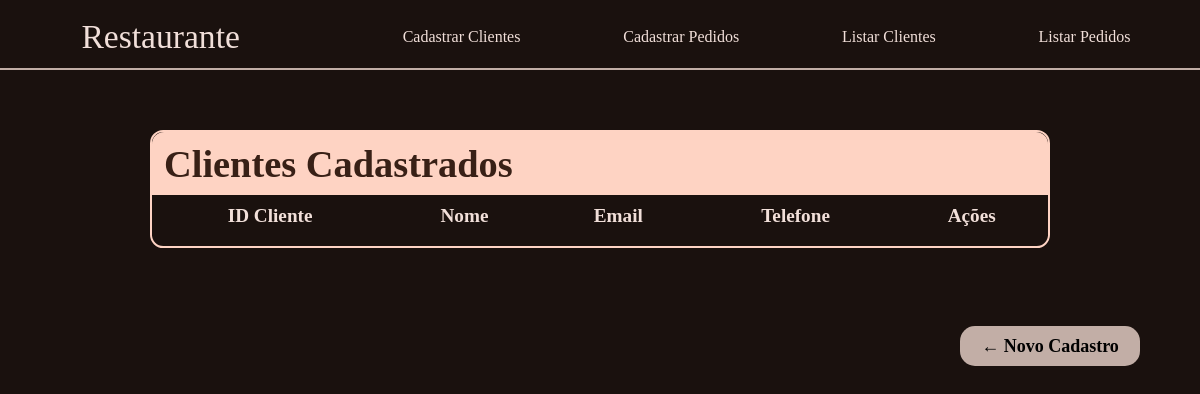
The app's page /listar-clientes, older data.
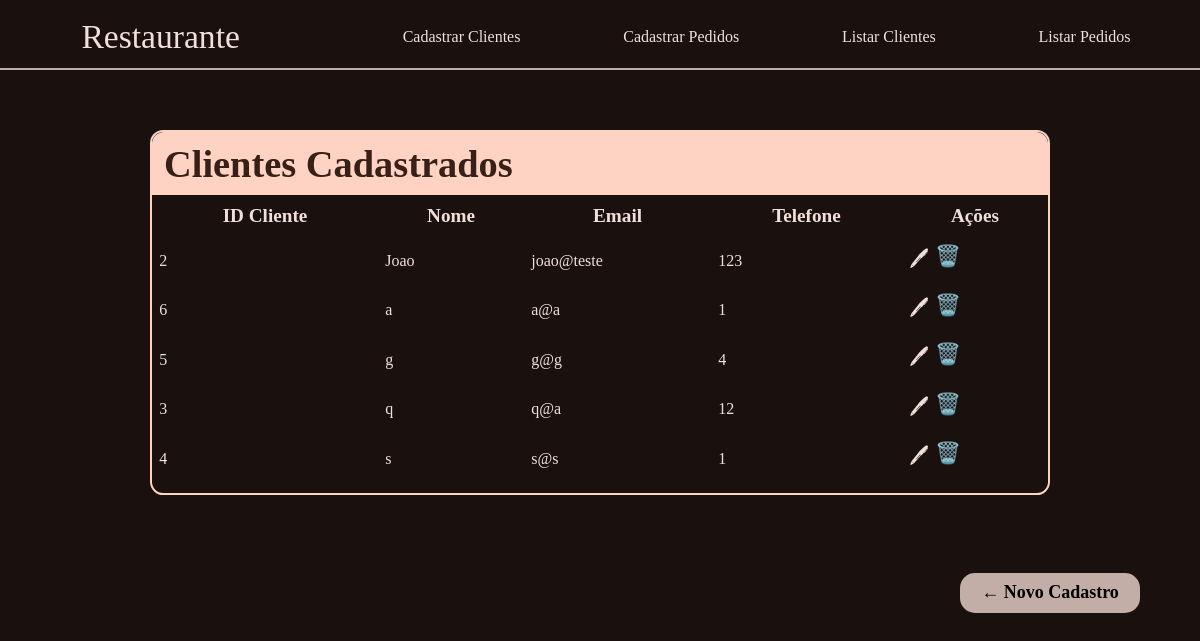
The same page, newer data.
### tables this page shows
CREATE TABLE clientes (
        id_cliente INTEGER PRIMARY KEY AUTOINCREMENT,
        nome TEXT NOT NULL,
        email TEXT UNIQUE NOT NULL,
        telefone TEXT NOT NULL
    );

### app.py (the view)
@app.route('/listar-clientes')
def listar_clientes():
    conn = get_db_connection()
    cursor = conn.cursor()
    query = '''
        SELECT c.id_cliente, c.nome, c.email, c.telefone
        FROM clientes c
        ORDER BY c.nome
    '''
    cursor.execute(query)
    clientes = cursor.fetchall()
    conn.close()
    return render_template('listar_clientes.html', clientes=clientes)

### app.py (called while the page is built)
def get_db_connection():
    conn = sqlite3.connect('restaurante.db')
    conn.execute('PRAGMA foreign_keys = ON') #pro delete on cascade funcionar
    return conn

### templates/listar_clientes.html (shortened to what this page needs)
<!DOCTYPE html>
<html lang="pt-BR">
<head>
    <link rel="stylesheet" href="{{ url_for('static', filename='style.css') }}">
</head>
<body>
    <header>
        <div class="cabecalho-navegacao">
            <nav>
                <div class="logo">
                    <a href="/">Restaurante</a>
                </div>
                <a href="/cliente" class="opcao-cabecalho">Cadastrar Clientes</a>
                <a href="/pedido" class="opcao-cabecalho">Cadastrar Pedidos</a>
                <a href="/listar-clientes" class="opcao-cabecalho">Listar Clientes</a>
                <a href="/listar-pedidos" class="opcao-cabecalho">Listar Pedidos</a>
            </nav>
        </div>
    </header>
    <main>
    <div class="bloco-formulario">
        <div class="cabecalho-formulario">
            <h1>Clientes Cadastrados</h1>
        </div>
        <table>
            <thead>
                <tr>
                    <th>ID Cliente</th>
                    <th>Nome</th>
                    <th>Email</th>
                    <th>Telefone</th>
                    <th>Ações</th>
                </tr>
            </thead>
            <tbody>
                {% for cliente in clientes %}
                <tr>
                    <td>{{ cliente[0] }}</td>
                    <td>{{ cliente[1] }}</td>
                    <td>{{ cliente[2] }}</td>
                    <td>{{ cliente[3] }}</td>
                    <td>
                        <div class="coluna-acoes">
                            <a href="{{ url_for('editar_cliente', id_cliente=cliente[0]) }}">🖊</a>
                            <form method="post" action="{{ url_for('excluir_cliente', id_cliente=cliente[0]) }}">
                                <button class="excluir" type="submit" onclick="return confirm('Deseja excluir esse cliente?')">🗑️</button>
                            </form>
                        </div>
                    </td>
                </tr>
                {% endfor %}
            </tbody>
        </table>
    </div>
    <br>
    <a href="/cliente" class="novoCadastro">← Novo Cadastro</a>
    </main>
</body>
</html>

Row changes from the older to the newer data that the page shows:
added clientes: id_cliente "2", nome "Joao", email "joao@teste", telefone "123"
added clientes: id_cliente "6", nome "a", email "a@a", telefone "1"
added clientes: id_cliente "5", nome "g", email "g@g", telefone "4"
added clientes: id_cliente "3", nome "q", email "q@a", telefone "12"
added clientes: id_cliente "4", nome "s", email "s@s", telefone "1"
